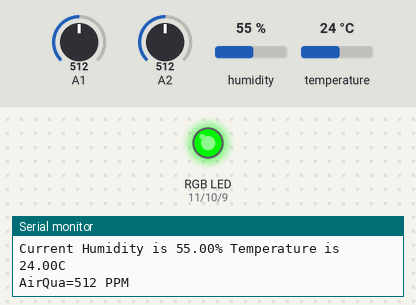
Simulated run of this sketch. Board: Arduino Uno, built with avr-gcc and run on an emulated ATmega328P. On the bench: an RGB LED mixed from three pins (HIGH = lit), the last lines printed to the serial monitor. Inputs (shaded band) come from the test bench; at power-on: temperature 24 °C, A1 = 512, A2 = 512, humidity 55 %.

Above: at 1.8 s.
1.9 s: temperature set to 21 °C
3.4 s: temperature set to 18 °C
At 5.0 s:
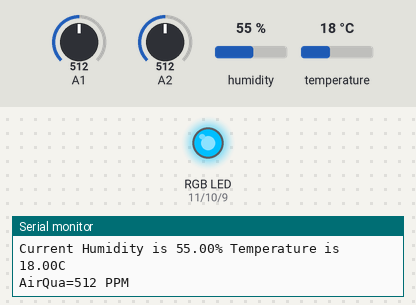
5.6 s: temperature set to 28 °C
At 7.3 s:
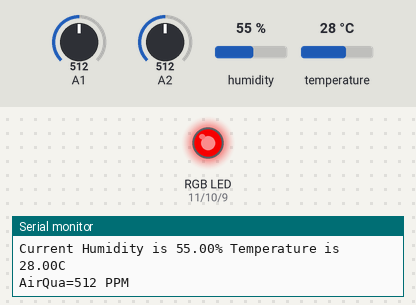
Timing chart, 0 to 8.8 s (numbered marks = the images above; inputs shaded):
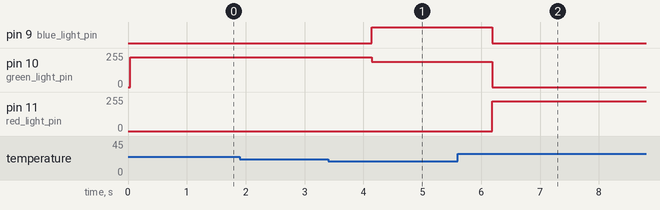

The sketch:

Weatherstation.ino
```cpp
///This is the list if inported Libribes that the user used to creeat the weather staion
#include <dht.h>
#define dht_apin A0
int red_light_pin= 11;
int green_light_pin = 10;
int blue_light_pin = 9;
int sensorValue;
dht DHT;
void setup() {
  pinMode(red_light_pin, OUTPUT);
  pinMode(green_light_pin, OUTPUT);
  pinMode(blue_light_pin, OUTPUT);
  Serial.begin (9600);
  Serial.println ("Humidity and Temperature Sensor");
  }
void loop() {
  sensorValue = analogRead(2);
  DHT.read11(dht_apin);
  int Photovalue = analogRead(A1);
  Serial.print("Current Humidity is ");
  Serial.print(DHT.humidity);
  Serial.print("% ");
  Serial.print("Temperature is ");
  Serial.print(DHT.temperature);
  Serial.print("C ");
  Serial.println();
  Serial.print("AirQua=");
  Serial.print(sensorValue, DEC);               // prints the value read
  Serial.println(" PPM"); // PPM stands for Parts per million,
  //this sesnor messure the amount of  fresh air.

  if(DHT.temperature >=26){;
  RGB_color(225,0,0);//Red
  delay(1000);//delay of 1 second
  }
  if ((DHT.temperature <=25 && DHT.temperature  >=20 )){;
  RGB_color(0,225,0);//Green
  delay(1000);//delay of 1 second
  }

  if (DHT.temperature <=19){;
  RGB_color(0,191,255); //blue
  delay(1000);//delay of 1 second
  }

  Serial.println("Analog value :");
  Serial.println(Photovalue);
  }
void RGB_color(int red_light_value, int green_light_value, int blue_light_value)
 {
  analogWrite(red_light_pin, red_light_value);
  analogWrite(green_light_pin, green_light_value);
  analogWrite(blue_light_pin, blue_light_value);
}
```

Measured:
- the behaviour switches between 20 and 19 °C on temperature (found by bisection; images 0 and 1)
- after the input at 3.4 s, pin 9 (blue_light_pin): LOW → HIGH after 0.74 s; pin 10 (green_light_pin): 225/255 → 191/255 after 0.74 s
- after the input at 5.6 s, pin 9 (blue_light_pin): HIGH → LOW after 0.59 s; pin 10 (green_light_pin): 191/255 → 0/255 after 0.59 s; pin 11 (red_light_pin): 0/255 → 225/255 after 0.59 s
